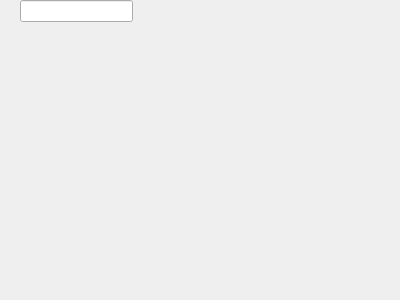
<?xml version="1.0" encoding="UTF-8"?>
<ui version="4.0">
 <class>Form</class>
 <widget class="QWidget" name="Form">
  <property name="geometry">
   <rect>
    <x>0</x>
    <y>0</y>
    <width>400</width>
    <height>300</height>
   </rect>
  </property>
  <property name="windowTitle">
   <string>Form</string>
  </property>
  <widget class="QLineEdit" name="lineEdit">
   <property name="geometry">
    <rect>
     <x>20</x>
     <y>0</y>
     <width>113</width>
     <height>22</height>
    </rect>
   </property>
  </widget>
 </widget>
 <resources/>
 <connections/>
</ui>
